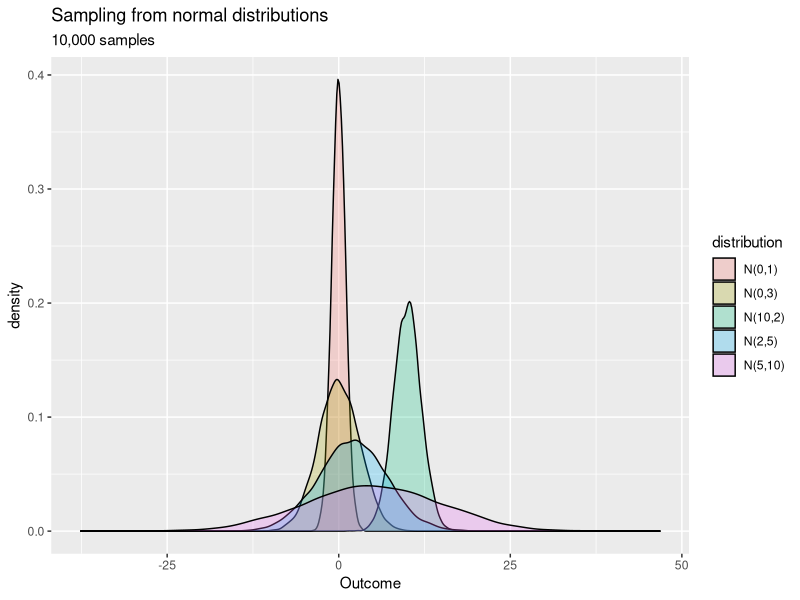
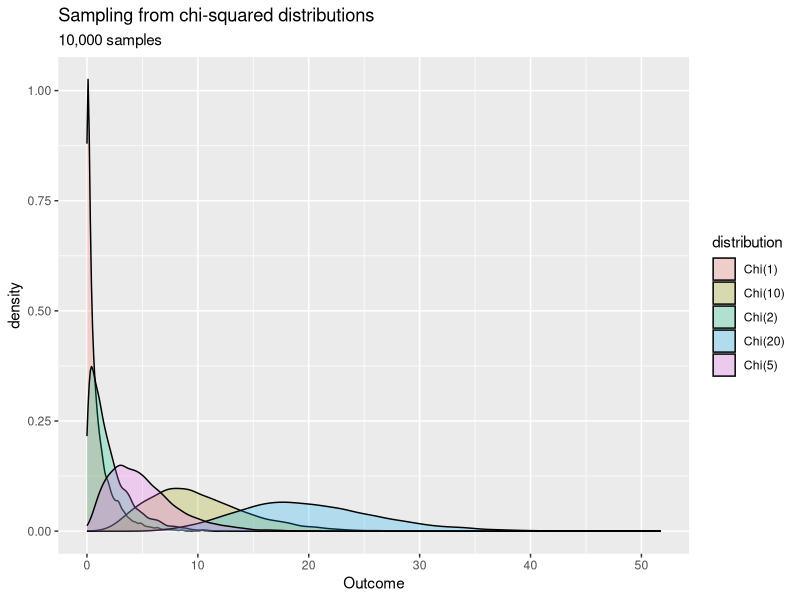
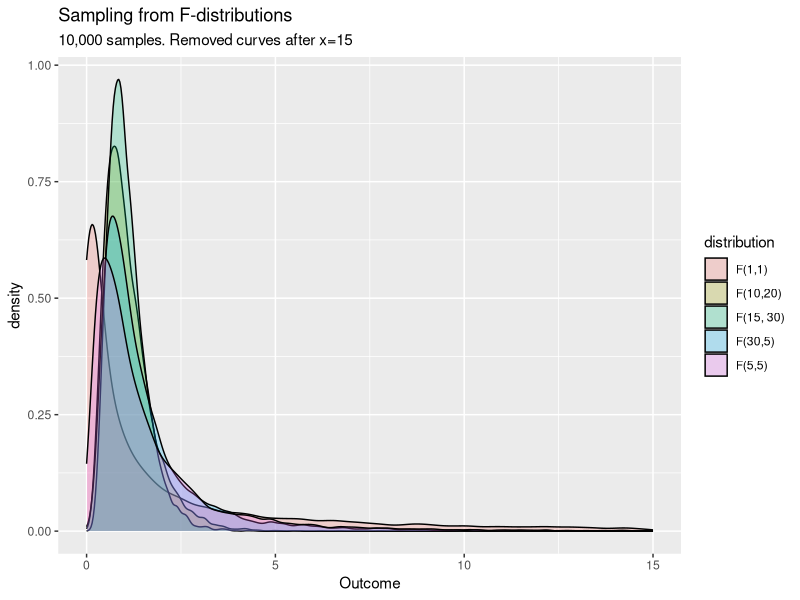
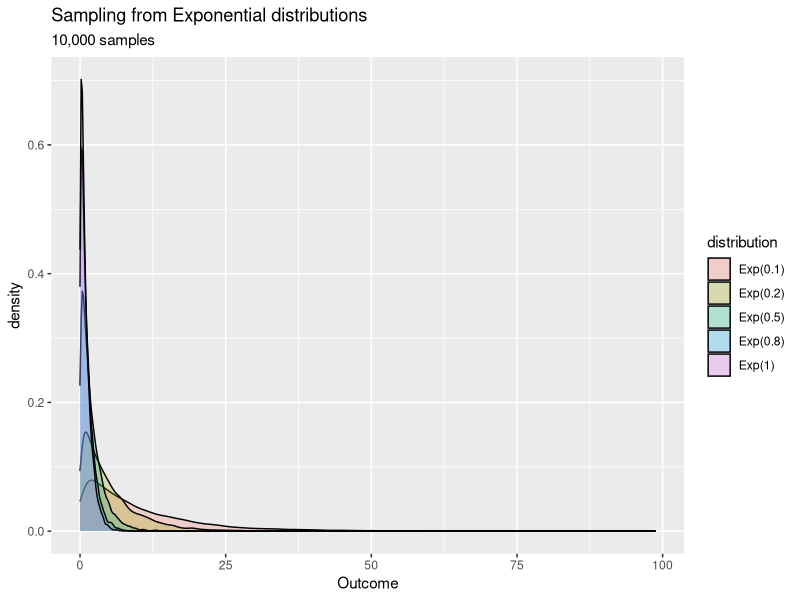
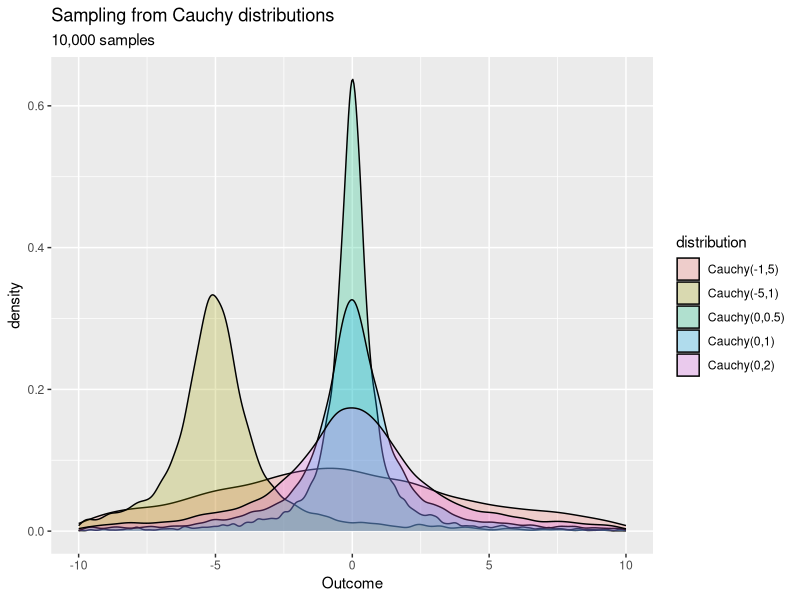
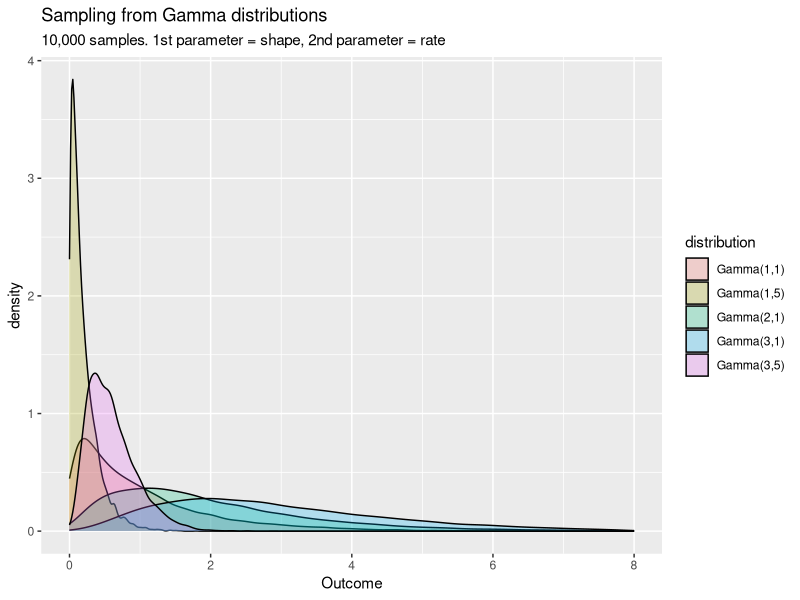
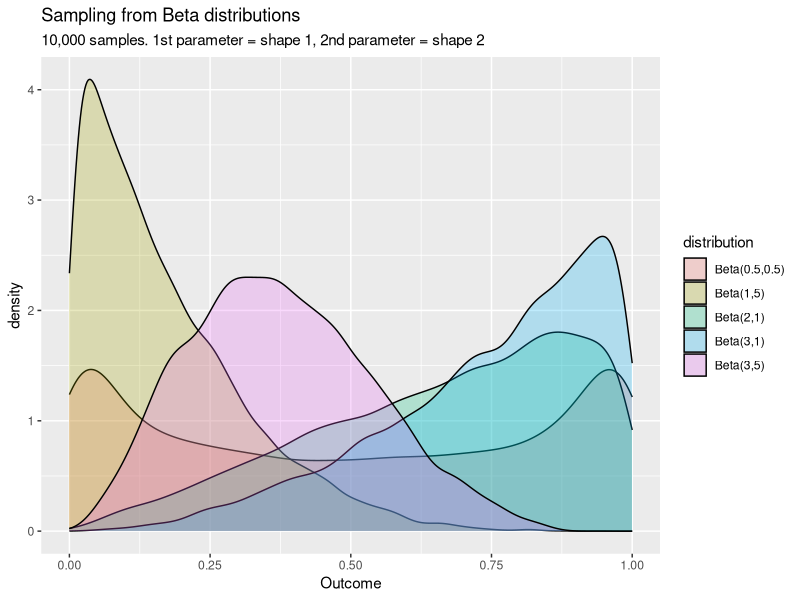

Here is the R script that generated these plots, in order:
library(tidyverse)
library(ggplot2)

# Set for reproducibility
set.seed(777)
sampleSize <- 10000


# Normal Distribution
dataN1 <- tibble(Outcome = rnorm(sampleSize, mean = 0, sd = 1), distribution = "N(0,1)")
dataN2 <- tibble(Outcome = rnorm(sampleSize, mean = 0, sd = 3), distribution = "N(0,3)")
dataN3 <- tibble(Outcome = rnorm(sampleSize, mean = 2, sd = 5), distribution = "N(2,5)")
dataN4 <- tibble(Outcome = rnorm(sampleSize, mean = 5, sd = 10), distribution = "N(5,10)")
dataN5 <- tibble(Outcome = rnorm(sampleSize, mean = 10, sd = 2), distribution = "N(10,2)")

data <- bind_rows(dataN1, dataN2, dataN3, dataN4, dataN5)

ggplot(data, aes(x = Outcome, fill = distribution)) + 
  geom_density(aes(group = distribution), alpha = 0.25) +
  labs(
    title = "Sampling from normal distributions",
    subtitle = "10,000 samples"
  )



# chi-squared
dataChiSq1 <- tibble(Outcome = rchisq(sampleSize, df = 1), distribution = "Chi(1)")
dataChiSq2 <- tibble(Outcome = rchisq(sampleSize, df = 2), distribution = "Chi(2)")
dataChiSq3 <- tibble(Outcome = rchisq(sampleSize, df = 5), distribution = "Chi(5)")
dataChiSq4 <- tibble(Outcome = rchisq(sampleSize, df = 10), distribution = "Chi(10)")
dataChiSq5 <- tibble(Outcome = rchisq(sampleSize, df = 20), distribution = "Chi(20)")

data <- bind_rows(dataChiSq1, dataChiSq2, dataChiSq3, dataChiSq4, dataChiSq5)

ggplot(data, aes(x = Outcome, fill = distribution)) + 
  geom_density(aes(group = distribution), alpha = 0.25) +
  labs(
    title = "Sampling from chi-squared distributions",
    subtitle = "10,000 samples"
  )

# f-distribution
dataF1 <- tibble(Outcome = rf(sampleSize, df1 = 1, df2 = 1), distribution = "F(1,1)")
dataF2 <- tibble(Outcome = rf(sampleSize, df1 = 5, df2 = 5), distribution = "F(5,5)")
dataF3 <- tibble(Outcome = rf(sampleSize, df1 = 10, df2 = 20), distribution = "F(10,20)")
dataF4 <- tibble(Outcome = rf(sampleSize, df1 = 30, df2 = 5), distribution = "F(30,5)")
dataF5 <- tibble(Outcome = rf(sampleSize, df1 = 15, df2 = 30), distribution = "F(15, 30)")

data <- bind_rows(dataF1, dataF2, dataF3, dataF4, dataF5)

ggplot(data, aes(x = Outcome, fill = distribution)) + 
  geom_density(aes(group = distribution), alpha = 0.25) +
  labs(
    title = "Sampling from F-distributions",
    subtitle = "10,000 samples. Removed curves after x=15"
  ) +
  xlim(0, 15)


# Exponential
dataExp1 <- tibble(Outcome = rexp(sampleSize, rate = 1), distribution = "Exp(1)")
dataExp2 <- tibble(Outcome = rexp(sampleSize, rate = .1), distribution = "Exp(0.1)")
dataExp3 <- tibble(Outcome = rexp(sampleSize, rate = .2), distribution = "Exp(0.2)")
dataExp4 <- tibble(Outcome = rexp(sampleSize, rate = .5), distribution = "Exp(0.5)")
dataExp5 <- tibble(Outcome = rexp(sampleSize, rate = .8), distribution = "Exp(0.8)")

data <- bind_rows(dataExp1, dataExp2, dataExp3, dataExp4, dataExp5)

ggplot(data, aes(x = Outcome, fill = distribution)) + 
  geom_density(aes(group = distribution), alpha = 0.25) +
  labs(
    title = "Sampling from Exponential distributions",
    subtitle = "10,000 samples"
  )

# Cauchy
dataCauchy1 <- tibble(Outcome = rcauchy(sampleSize, location = 0, scale = 1), distribution = "Cauchy(0,1)")
dataCauchy2 <- tibble(Outcome = rcauchy(sampleSize, location = 0, scale = 2), distribution = "Cauchy(0,2)")
dataCauchy3 <- tibble(Outcome = rcauchy(sampleSize, location = 0, scale = 0.5), distribution = "Cauchy(0,0.5)")
dataCauchy4 <- tibble(Outcome = rcauchy(sampleSize, location = -1, scale = 5), distribution = "Cauchy(-1,5)")
dataCauchy5 <- tibble(Outcome = rcauchy(sampleSize, location = -5, scale = 1), distribution = "Cauchy(-5,1)")

data <- bind_rows(dataCauchy1, dataCauchy2, dataCauchy3, dataCauchy4, dataCauchy5)

ggplot(data, aes(x = Outcome, fill = distribution)) + 
  geom_density(aes(group = distribution), alpha = 0.25) +
  labs(
    title = "Sampling from Cauchy distributions",
    subtitle = "10,000 samples"
  ) +
  xlim(-10,10)


# Gamma
dataGamma1 <-tibble(Outcome = rgamma(sampleSize, shape = 1, rate = 1), distribution = "Gamma(1,1)")
dataGamma2 <- tibble(Outcome = rgamma(sampleSize, shape = 2, rate = 1), distribution = "Gamma(2,1)")
dataGamma3 <- tibble(Outcome = rgamma(sampleSize, shape = 3, rate = 1), distribution = "Gamma(3,1)")
dataGamma4 <- tibble(Outcome = rgamma(sampleSize, shape = 1, rate = 5), distribution = "Gamma(1,5)")
dataGamma5 <- tibble(Outcome = rgamma(sampleSize, shape = 3, rate = 5), distribution = "Gamma(3,5)")

data <- bind_rows(dataGamma1, dataGamma2, dataGamma3, dataGamma4, dataGamma5)

ggplot(data, aes(x = Outcome, fill = distribution)) + 
  geom_density(aes(group = distribution), alpha = 0.25) +
  labs(
    title = "Sampling from Gamma distributions",
    subtitle = "10,000 samples. 1st parameter = shape, 2nd parameter = rate"
  ) +
  xlim(0, 8)


# Beta
dataBeta1 <-tibble(Outcome = rbeta(sampleSize, shape1 = .5, shape2 = .5), distribution = "Beta(0.5,0.5)")
dataBeta2 <- tibble(Outcome = rbeta(sampleSize, shape1 = 2, shape2 = 1), distribution = "Beta(2,1)")
dataBeta3 <- tibble(Outcome = rbeta(sampleSize, shape1 = 3, shape2 = 1), distribution = "Beta(3,1)")
dataBeta4 <- tibble(Outcome = rbeta(sampleSize, shape1 = 1, shape2 = 5), distribution = "Beta(1,5)")
dataBeta5 <- tibble(Outcome = rbeta(sampleSize, shape1 = 3, shape2 = 5), distribution = "Beta(3,5)")

data <- bind_rows(dataBeta1, dataBeta2, dataBeta3, dataBeta4, dataBeta5)

ggplot(data, aes(x = Outcome, fill = distribution)) + 
  geom_density(aes(group = distribution), alpha = 0.25) +
  labs(
    title = "Sampling from Beta distributions",
    subtitle = "10,000 samples. 1st parameter = shape 1, 2nd parameter = shape 2"
  )


